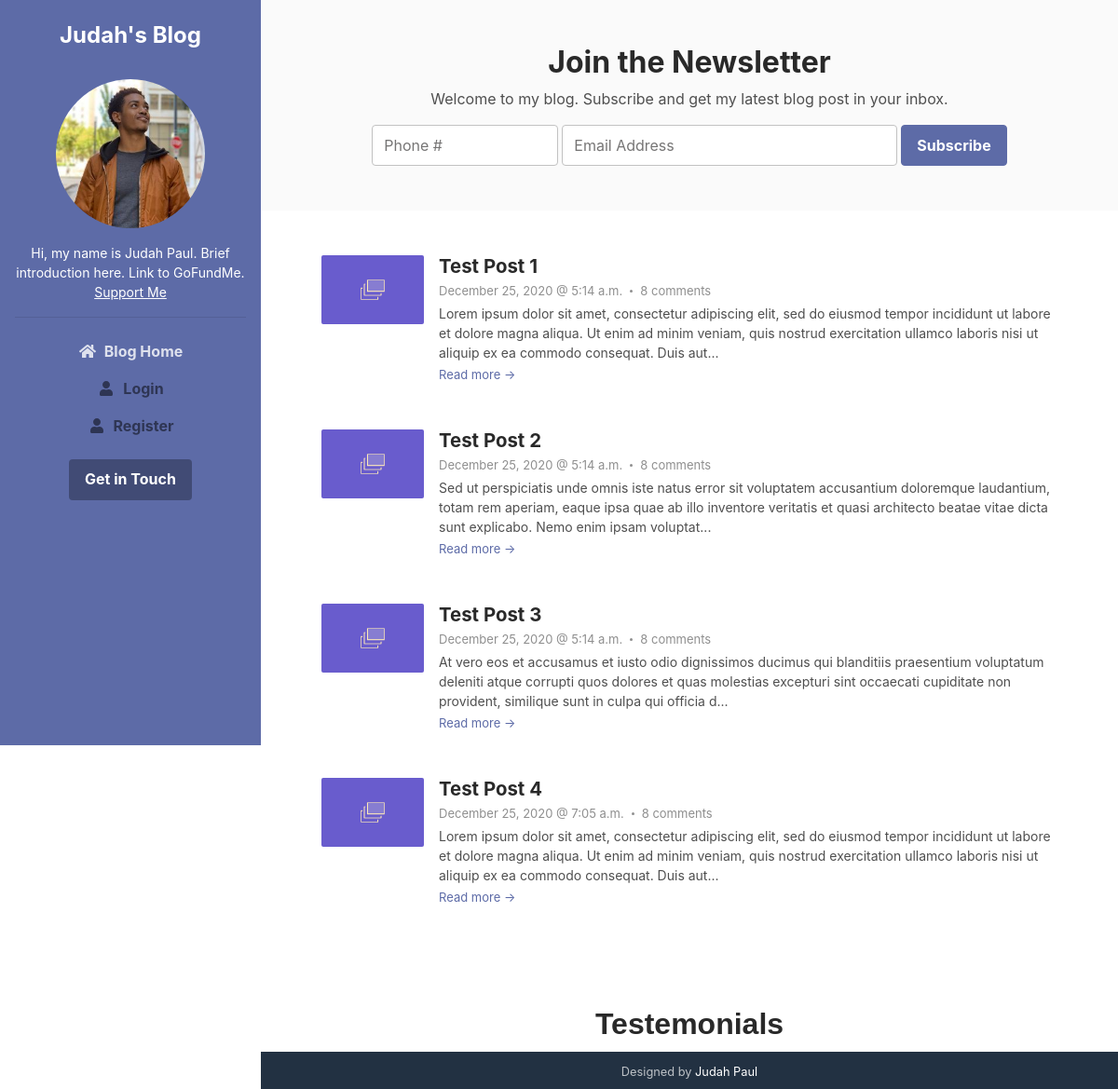
Before: / with the older database file.
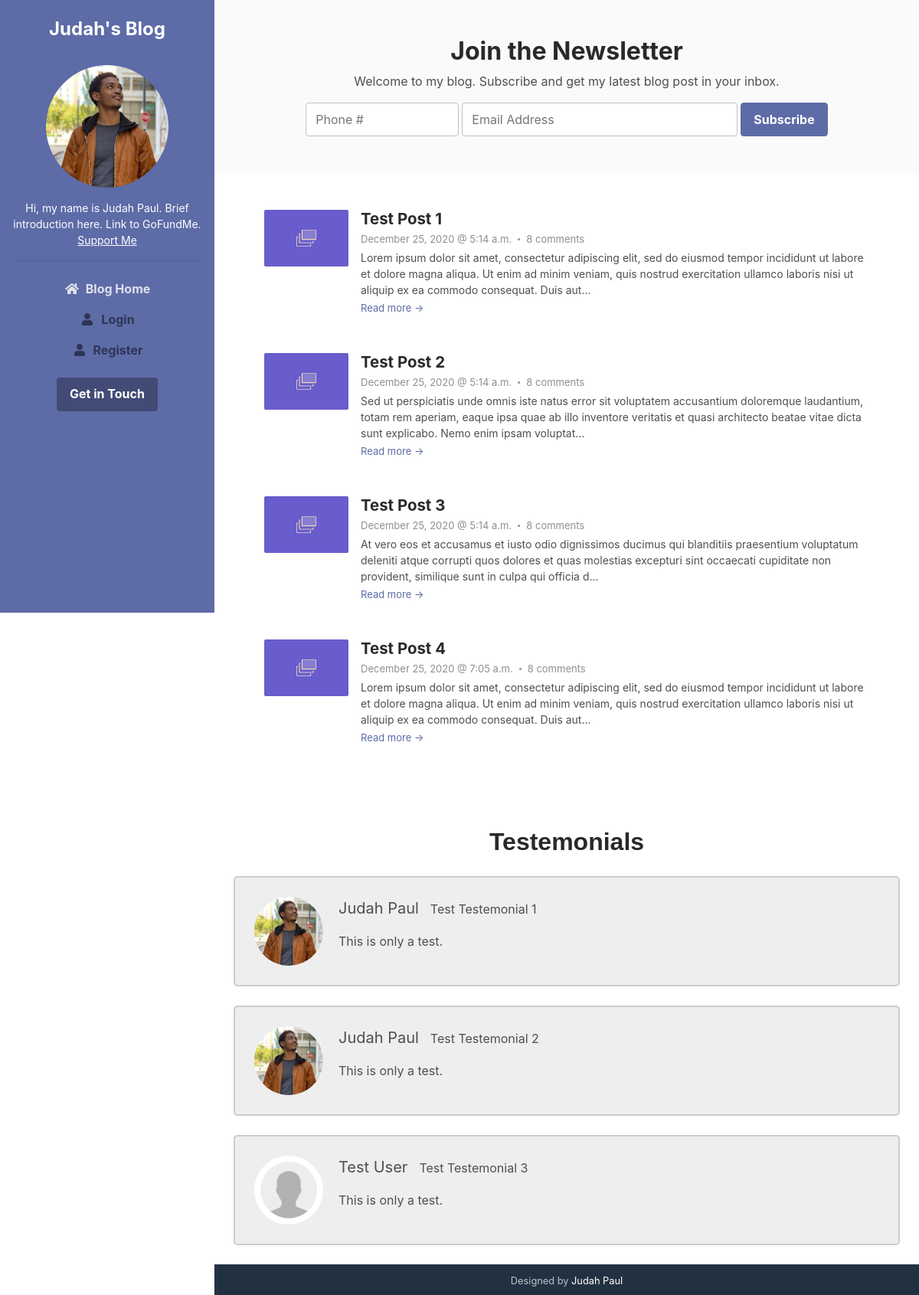
After: the same page with the newer database file.
### blog/models.py (models this page shows, shortened)
class Post(models.Model):
    title = models.CharField(max_length=100)
    content = models.TextField()
    intro = models.TextField(max_length=100, blank=True)
    post_image = models.ImageField(default='default_post.png', upload_to='post-pics')
    timestamp = models.DateTimeField(default=timezone.now)
    author = models.ForeignKey(User, on_delete=models.CASCADE)
    slug = AutoSlugField(populate_from='title', default='', unique=True, null=False, editable=False)
    draft = models.BooleanField(default=False)

class Testemonial(models.Model):
    title = models.CharField(max_length=100)
    content = models.TextField(max_length=240)
    timestamp = models.DateTimeField(default=timezone.now)
    author = models.ForeignKey(User, on_delete=models.CASCADE)
    slug = AutoSlugField(populate_from='title', default='', unique=True, null=False, editable=False)

### profiles/models.py (models this page shows, shortened)
class Profile(models.Model):
	user = models.OneToOneField(User, on_delete=models.CASCADE)
	image = models.ImageField(default='default.jpg', upload_to='profile-pics')

### blog/views.py (the view)
# urls.py: path('', PostListView.as_view(), name='home'),
class PostListView(ListView):
    model = Post
    template_name = 'index.html'
    context_object_name = 'posts'
    ordering = ['-timestamp']
    paginate_by = 3
    def get_context_data(self, **kwargs):
        context = super().get_context_data(**kwargs)
        context['posts'] = Post.objects.all()
        context['testemonials'] = Testemonial.objects.all()
        return context

### templates/index.html (shortened to what this page needs)
{% extends "base.html" %}
{% load crispy_forms_tags %}
{% block content %}
    <section class="cta-section theme-bg-light py-5">
        <div class="container text-center">
            <h2 class="heading">Join the Newsletter</h2>
            <div class="intro">Welcome to my blog. Subscribe and get my latest blog post in your inbox.</div>
            <form class="signup-form form-inline justify-content-center pt-3">
                <div class="form-group">
                    <input type="tel" id="phone" name="phone" pattern="[0-9]{3}[0-9]{3}[0-9]{4}" class="form-control mr-md-1" style="max-width: 200px;" placeholder="Phone #" required>
                    <input type="email" id="semail" name="semail1" class="form-control mr-md-1 semail" placeholder="Email Address" required>
                </div>
                <button type="submit" class="btn btn-primary">Subscribe</button>
            </form>
        </div>
    </section>
    <section class="blog-list px-3 py-5 p-md-5">
        <div class="container">
            {% for post in posts %}
            <div class="item mb-5">
                <div class="media">
                    <img class="mr-3 img-fluid post-thumb d-none d-md-flex" src="{{ post.post_image.url }}" alt="image">
                    <div class="media-body">
                        <h3 class="title mb-1"><a href="{% url 'post-detail' post.id post.slug %}">{{ post.title }}</a></h3>
                        <div class="meta mb-1"><span class="date">{{ post.timestamp|date:"F d, Y @ f a" }}</span><span class="comment"><a href="#">8 comments</a></span></div>
                        <div class="intro">{{ post.intro }}...</div>
                        <a class="more-link" href="{% url 'post-detail' post.id post.slug %}">Read more &rarr;</a>
                    </div>
                </div>
            </div>
            {% endfor %}
        </div>
    </section>
    {% block testemonial %}
        {% include 'testemonial.html' %}
    {% endblock testemonial %}
{% endblock content %}

### templates/base.html (shortened to what this page needs)
<!doctype html>
{% load static %}
<html lang="en">
<head>
    <link rel="stylesheet" href="//cdnjs.cloudflare.com/ajax/libs/highlight.js/9.14.2/styles/monokai-sublime.min.css">
    <link id="theme-style" rel="stylesheet" href="{% static 'assets/css/theme-7.css' %}">
</head>
<body>
    <header class="header text-center">
	    <h1 class="blog-name pt-lg-4 mb-0"><a href="#">Judah's Blog</a></h1>
	    <nav class="navbar navbar-expand-lg navbar-dark" >
			<div id="navigation" class="collapse navbar-collapse flex-column" >
				<div class="profile-section pt-3 pt-lg-0">
				    <img class="profile-image mb-3 rounded-circle mx-auto" src="{% static 'assets/images/default.jpg' %}" alt="image" >
					<div class="bio mb-3">Hi, my name is Judah Paul. Brief introduction here. Link to GoFundMe.<br><a href="#">Support Me</a></div>
			        <hr>
				</div>
				<ul class="navbar-nav flex-column text-center">
					<li class="nav-item">
					    <a class="nav-link" href="{% url 'home' %}"><i class="fas fa-home fa-fw mr-2"></i>Blog Home<span class="sr-only">(current)</span></a>
                    </li>
                    {% if user.is_authenticated and user.is_superuser %}
					<li class="nav-item">
					    <a class="nav-link" href="{% url 'post-create' %}"><i></i>+ New Blog Post +</a>
                    </li>
					<li class="nav-item">
					    <a class="nav-link" href="{% url 'testemonial-create' %}"><i></i>+ New Testemonial +</a>
                    </li>
					<li class="nav-item">
					    <a class="nav-link" href="{% url 'profile' %}"><i class="fas fa-user fa-fw mr-2"></i>Edit Account Details</a>
                    </li>
					<li class="nav-item active">
					    <a class="nav-link" href="{% url 'logout' %}"><i class="fas fa-user fa-fw mr-2"></i>Logout - Signed in as {{ user.first_name }}</a>
                    {% else %}
					<li class="nav-item active">
					    <a class="nav-link" href="{% url 'login' %}"><i class="fas fa-user fa-fw mr-2"></i>Login</a>
                    </li>
					<li class="nav-item active">
					    <a class="nav-link" href="{% url 'register' %}"><i class="fas fa-user fa-fw mr-2"></i>Register</a>
                    </li>
                    {% endif %}
				</ul>
				<div class="my-2 my-md-3">
				    <a class="btn btn-primary" href="#" target="_blank">Get in Touch</a>
				</div>
			</div>
		</nav>
    </header>
    <div class="main-wrapper">
        {% block content %}
        {% endblock content %}
        <footer class="footer text-center py-2 theme-bg-dark">
                <small class="copyright">Designed by <a href="#" target="_blank">Judah Paul</a></small>
        </footer>
    </div>
</body>
</html>

### templates/testemonial.html (shortened to what this page needs)
{% block testemonial %}
<section style="margin: 10px auto; display:block">
    <h2 style="text-align: center; font-family: Arial;">Testemonials</h2>
    {% for testemonial in testemonials %}
        <div class="container1">
            <img src="{{ testemonial.author.profile.image.url }}" alt="Avatar" style="width:90px">
            <p><span>{{ testemonial.author.first_name }} {{ testemonial.author.last_name }}</span>{{ testemonial.title }}</p>
            <p>{{ testemonial.content }}</p>
        </div>
    {% endfor %}
</section>
{% endblock testemonial %}

### templates/testemonial.html (style rules this page uses)
.container1 { border: 2px solid #ccc; background-color: #eee; border-radius: 5px; padding: 25px; margin: 25px 25px; }
.container1::after { content: ""; clear: both; display: table; }
.container1 img { float: left; margin-right: 20px; border-radius: 50%; }
.container1 span { font-size: 20px; margin-right: 15px; }

Changed rows visible on the page:
added Testemonial: author.profile.image (placeholder picture), author.first_name "Judah", author.last_name "Paul", title "Test Testemonial 1", content "This is only a test."
added Testemonial: author.profile.image (placeholder picture), author.first_name "Judah", author.last_name "Paul", title "Test Testemonial 2", content "This is only a test."
added Testemonial: author.profile.image (placeholder picture), author.first_name "Test", author.last_name "User", title "Test Testemonial 3", content "This is only a test."
